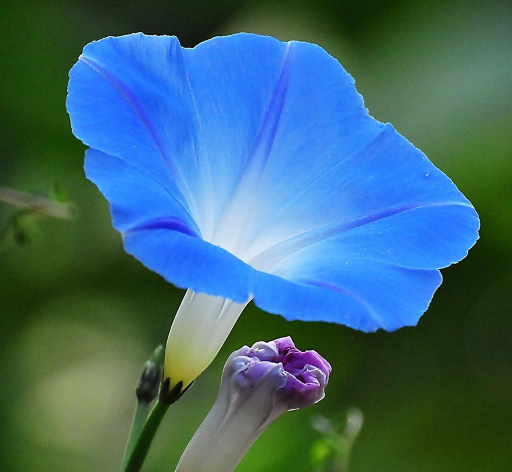
#> input picture dataset/hua.jpg, 1024 x 943 px (shown at 1/2 size)
$ python threshold_and_filtering.py
#> lines starting #> are read from the running program, lines starting #| are printed output that depends on the picture
import cv2
import numpy as np

# 阈值相关操作
img = cv2.imread('../../dataset/hua.jpg', 1)
#> img is the input picture: shape (943, 1024, 3); mean B, G, R 116.6, 104.8, 63.1
img = cv2.resize(img, (0, 0), None, 0.5, 0.5)
#> img: shape (472, 512, 3)
ret, thresh1 = cv2.threshold(img, 127, 255, cv2.THRESH_BINARY)
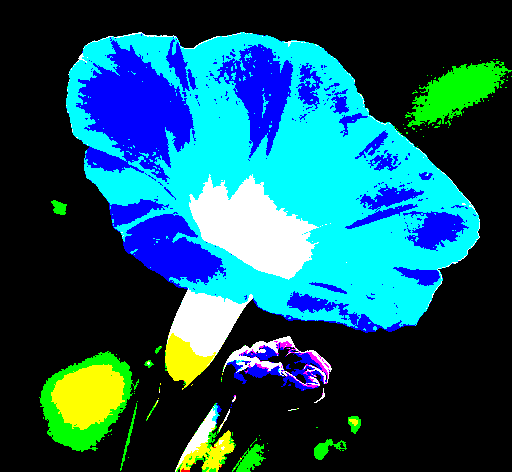
#> thresh1: shape (472, 512, 3); mean B, G, R 98.2, 84.2, 20.4
cv2.imshow('1', thresh1)
ret, thresh2 = cv2.threshold(img, 127, 255, cv2.THRESH_BINARY_INV)
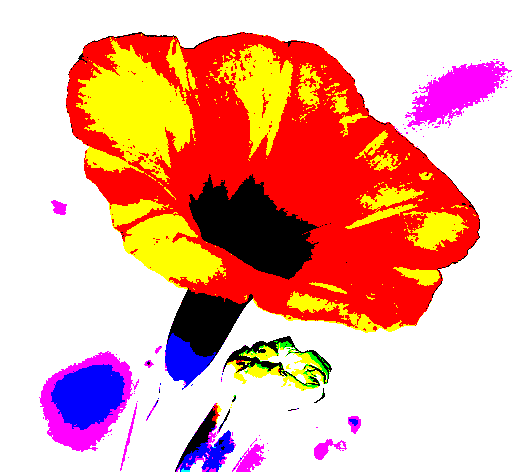
#> thresh2: shape (472, 512, 3); mean B, G, R 156.8, 170.8, 234.6
cv2.imshow('2', thresh2)
ret, thresh3 = cv2.threshold(img, 127, 255, cv2.THRESH_TRUNC)
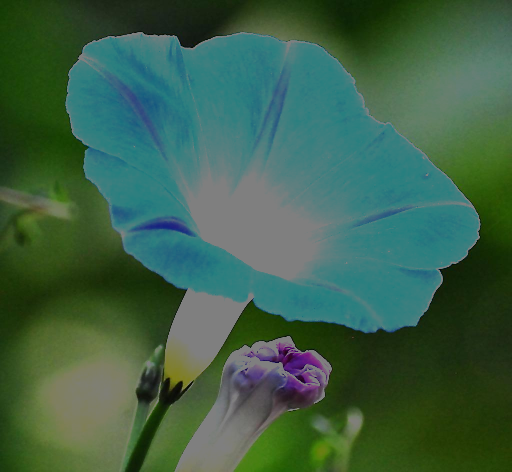
#> thresh3: shape (472, 512, 3); mean B, G, R 72.7, 96.6, 60.7
cv2.imshow('3', thresh3)
ret, thresh4 = cv2.threshold(img, 127, 255, cv2.THRESH_TOZERO)
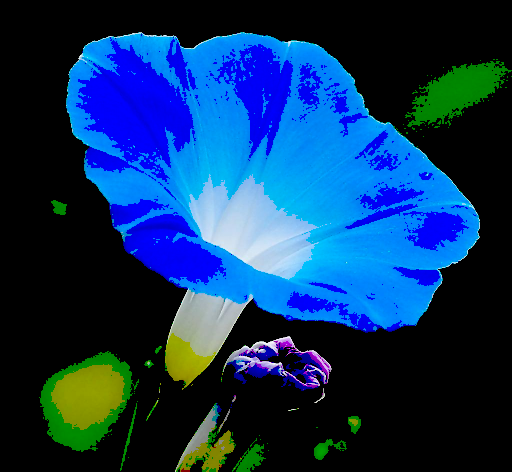
#> thresh4: shape (472, 512, 3); mean B, G, R 92.9, 50.2, 12.6
cv2.imshow('4', thresh4)
ret, thresh5 = cv2.threshold(img, 127, 255, cv2.THRESH_TOZERO_INV)
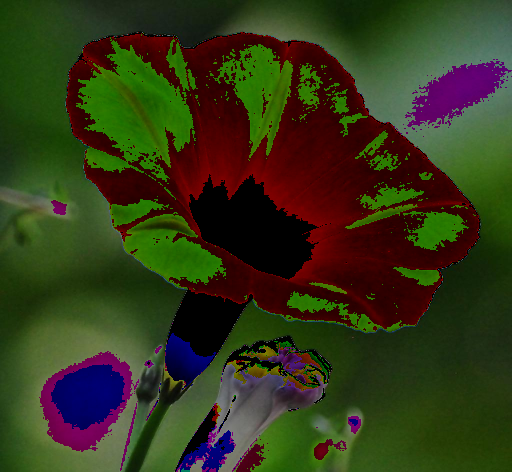
#> thresh5: shape (472, 512, 3); mean B, G, R 23.8, 54.7, 50.6
cv2.imshow('5', thresh5)
cv2.waitKey(0)

cv2.destroyAllWindows()

# 滤波操作
# 1.均值滤波
img = cv2.imread('../../dataset/hua.jpg', 1)
img = cv2.resize(img, (0, 0), None, 0.5, 0.5)
blur_img = cv2.blur(img, (10, 10))
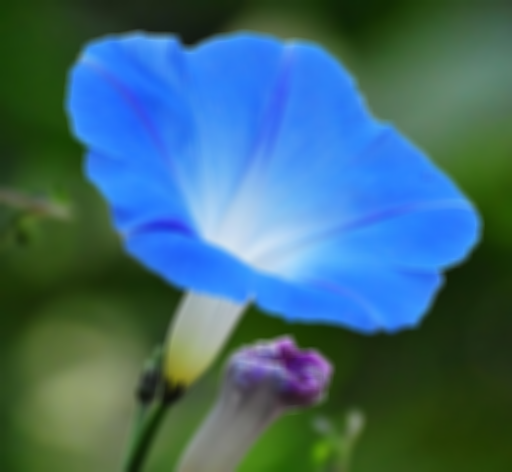
#> blur_img: shape (472, 512, 3); mean B, G, R 116.7, 104.8, 63.2

# 2.高斯滤波
Gaussian_blur_img = cv2.GaussianBlur(img, (15, 15), 10)  # 核的shape一定是（奇数，奇数）

# 3.中值滤波
median_blur_img = cv2.medianBlur(img, 25)

# stack（）：沿着新的轴加入一系列数组。
# vstack（）：堆栈数组垂直顺序（行）
# hstack（）：堆栈数组水平顺序（列）
vstack_img = np.vstack((blur_img, Gaussian_blur_img, median_blur_img))
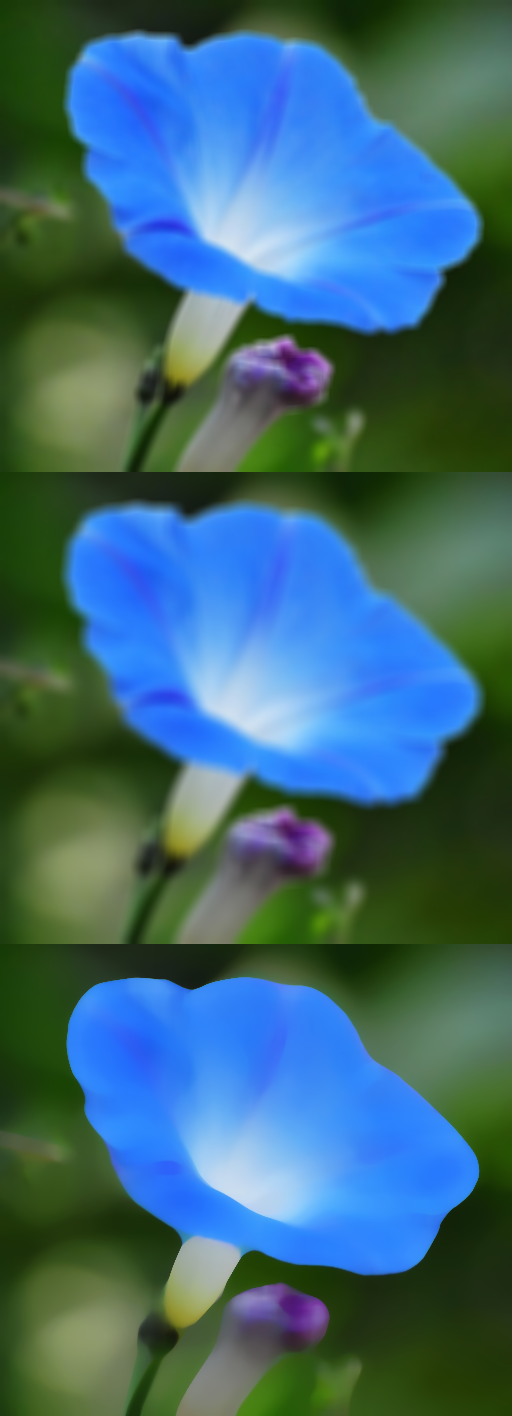
#> vstack_img: shape (1416, 512, 3); mean B, G, R 116.5, 104.6, 62.7
vstack_img = cv2.resize(vstack_img, (0, 0), None, 0.5, 0.5)
#> vstack_img: shape (708, 256, 3)
cv2.imshow('img', img)
cv2.imshow('blurred', vstack_img)
cv2.waitKey(0)
cv2.destroyAllWindows()
